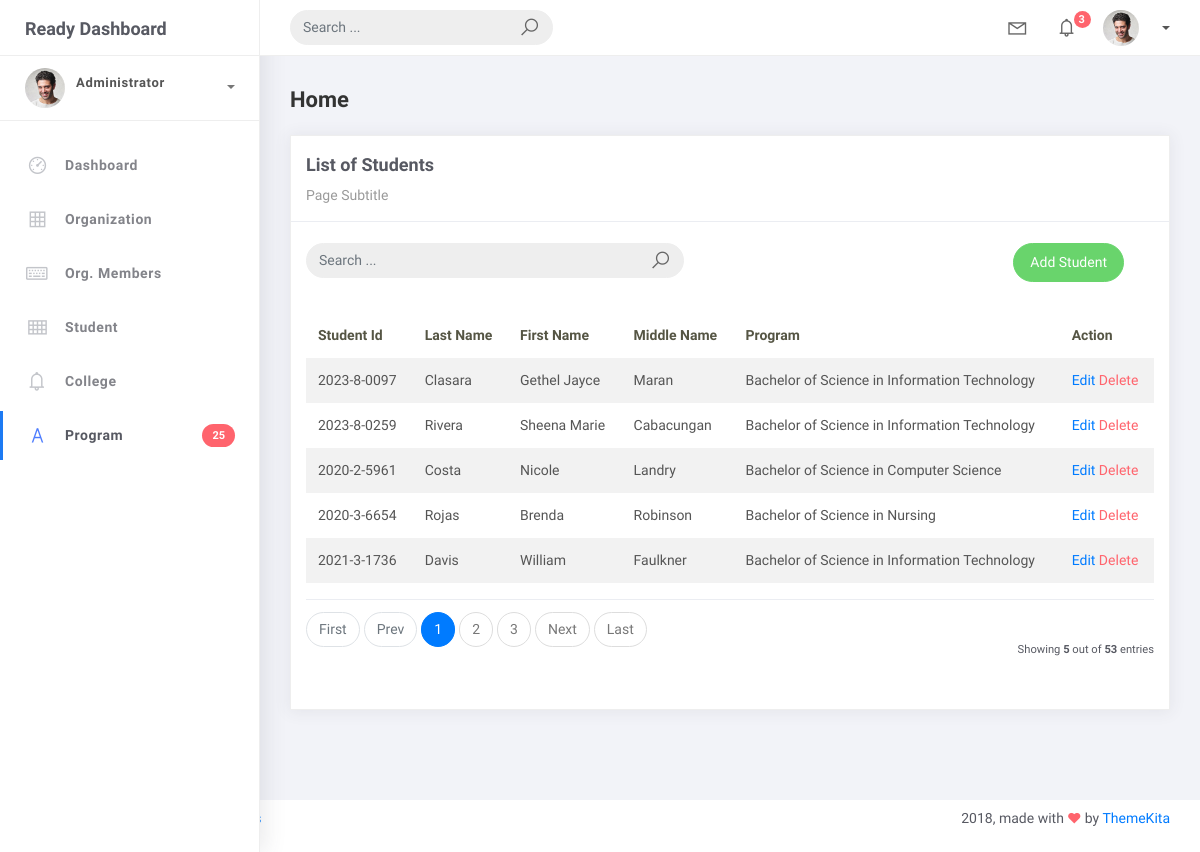
Screenshot of /student_list with the database file from the repository.
### studentorg/models.py (models this page shows, shortened)
class BaseModel(models.Model):
    created_at = models.DateTimeField(auto_now_add=True, db_index=True)
    updated_at = models.DateTimeField(auto_now=True)
    class Meta:
        abstract = True

class Student(BaseModel):
    student_id = models.CharField(max_length=15)
    lastname = models.CharField(max_length=25)
    firstname = models.CharField(max_length=25)
    middlename = models.CharField(max_length=25, blank=True, null=True)
    program = models.ForeignKey(Program, on_delete=models.CASCADE)

class Program(BaseModel):
    prog_name = models.CharField(max_length=150)
    college = models.ForeignKey(College, on_delete=models.CASCADE)
    def __str__(self):
        return self.prog_name

### studentorg/views.py (the view, shortened to what this page needs)
# urls.py: path('student_list', StudentList.as_view(), name='student-list'),
class StudentList(ListView):
    model = Student
    context_object_name = 'student'
    template_name = 'student_list.html'
    paginate_by = 5
    def get_queryset(self):
            qs = super().get_queryset()
            query = self.request.GET.get('q')
            return qs

### templates/student_list.html
{% extends 'base.html' %}
{% load static %}
{% block content %}
<div class="content">
    <div class="container-fluid">
        <h4 class="page-title">Home</h4>
        <div class="row">
            <div class="col-md-12">
                <div class="card">
                    <div class="card-header">
                        <div class="card-title">List of Students</div>
                        <div class="card-category">Page Subtitle</div>
                    </div>
                    <br />
                    <div class="col-md-12 row">
                        <div class="col-md-6">
                            <form class="navbar-left navbar-form nav-search mr-md-3" action="{% url 'student-list'%}">
                                <div class="input-group">
                                    <input type="text" placeholder="Search ..." class="form-control" name="q" />
                                    <div class="input-group-append">
                                        <span class="input-group-text">
                                            <i class="la la-search search-icon"></i>
                                        </span>
                                    </div>
                                </div>
                            </form>
                        </div>
                        <div class="col-md-6">
                            <div class="pull-right">
                                <a href="{% url 'student-add' %}" class="btn btn-success btn-rounded">Add Student</a>
                            </div>
                        </div>
                    </div>
                    <div class="card-body">
                        <table class="table table-striped mt-3">
                            <thead>
                                <tr>
                                    <th scope="col">Student Id</th>
                                    <th scope="col">Last Name</th>
                                    <th scope="col">First Name</th>
                                    <th scope="col">Middle Name</th>
                                    <th scope="col">Program</th>
                                    <th scope="col">Action</th>
                                </tr>
                            </thead>
                            <tbody>
                                {% for object in object_list %}
                                <tr>
                                    <td>{{ object.student_id }}</td>
                                    <td>{{ object.lastname }}</td>
                                    <td>{{ object.firstname }}</td>
                                    <td>{{ object.middlename }}</td>
                                    <td>{{ object.program }}</td>
                                    <td>
                                        <a href="student_list/{{ object.id }}">Edit</a>
                                        <a href="student_list/{{ object.id }}/delete" class="text-danger">Delete</a>
                                    </td>
                                </tr>
                                    {% empty %}
                                    <tr>
                                        <td colspan="4" style="text-align: center">
                                        <p class="text-sm font-weight-bold mb-0">No Records Found</p>
                                        </td>
                                    </tr>
                                    {% endfor %}
                            </tbody>
                        </table>
                        {% include 'includes/pagination.html' %}
                    </div>
                </div>
            </div>
        </div>
    </div>
</div>
{% endblock %}

### rows the page displays
Student: student_id "2023-8-0097", lastname "Clasara", firstname "Gethel Jayce", middlename "Maran", program "Bachelor of Science in Information Technology"
Student: student_id "2023-8-0259", lastname "Rivera", firstname "Sheena Marie", middlename "Cabacungan", program "Bachelor of Science in Information Technology"
Student: student_id "2020-2-5961", lastname "Costa", firstname "Nicole", middlename "Landry", program "Bachelor of Science in Computer Science"
Student: student_id "2020-3-6654", lastname "Rojas", firstname "Brenda", middlename "Robinson", program "Bachelor of Science in Nursing"
Student: student_id "2021-3-1736", lastname "Davis", firstname "William", middlename "Faulkner", program "Bachelor of Science in Information Technology"

### other values shown
{{ page_num }} "1"
{{ page_num }} "2" "3"
{{ object_list.count }} "5"
{{ paginator.count }} "53"
